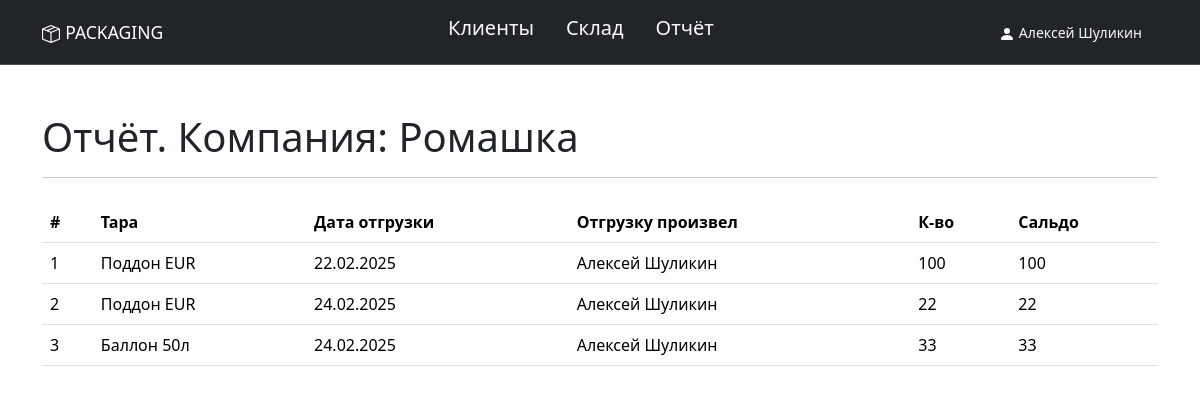
Screenshot of /reportclient/1/ (signed in) with the database file from the repository.
### users/models.py (models this page shows, shortened)
class User(AbstractUser):
    OPTION_ONE = 'admin'
    OPTION_TWO = 'manager'
    OPTION_THREE = 'worker'
    OPTIONS = [
        (OPTION_ONE, 'Администратор'),
        (OPTION_TWO, 'Менеджер'),
        (OPTION_THREE, 'Работник'),
    ]
    position = models.CharField(
        'Статус',
        max_length=10,
        choices=OPTIONS,
        default=OPTION_ONE
    )
    first_name = models.CharField(
        'Имя',
        max_length=50
    )
    last_name = models.CharField(
        'Фамилия',
        max_length=50
    )
    avatar = models.ImageField(
        'Аватар',
        upload_to='user/',
        blank=True, null=True
    )
    phone_number = models.CharField(
        'Телефон',
        max_length=15,
        blank=True,
        null=True
    )
    address = models.TextField(
        'Адрес',
        blank=True,
        null=True
    )
    email = models.EmailField(unique=True)
    created_at = models.DateTimeField("Дата создания", auto_now_add=True)
    updated_at = models.DateTimeField("Дата обновления", auto_now=True)
    class Meta:
        verbose_name = 'сотрудника'
        verbose_name_plural = 'Сотрудники'

class Client(models.Model):
    company_name = models.CharField(
        'Компания',
        max_length=100,
        blank=True,
        null=True
    )
    first_name = models.CharField(
        'Имя',
        max_length=50
    )
    last_name = models.CharField(
        'Фамилия',
        max_length=50,
        blank=True,
        null=True
    )
    phone_number = models.CharField(
        'Телефон',
        max_length=15,
        null=False,
        blank=False,
    )
    address = models.TextField(
        'Адрес',
        blank=True,
        null=True
    )
    class Meta:
        verbose_name = 'клиента'
        verbose_name_plural = 'Клиенты'
    created_at = models.DateTimeField("Дата создания", auto_now_add=True)
    updated_at = models.DateTimeField("Дата обновления", auto_now=True)

### registration/models.py (models this page shows, shortened)
class BaseClass(Model):
    packing = ForeignKey(
        Packing,
        on_delete=CASCADE,
        verbose_name='Тара',
    )
    user = ForeignKey(
        User,
        on_delete=CASCADE,
        verbose_name='Пользователь',
    )
    created_at = DateTimeField(
        'Дата записи',
        auto_now_add=True,
    )
    amount = IntegerField(
        'Количество',
        null=False,
        blank=False,
    )
    text = TextField(
        'Комментарий',
        null=True,
        blank=True,
    )
    class Meta:
        abstract = True

class Extradition(BaseClass):
    client = ForeignKey(
        Client,
        on_delete=CASCADE,
        verbose_name='Клиент',
    )
    balance_storage = IntegerField(
        'Остаток',
        null=False,
        blank=False,
    )
    class Meta:
        verbose_name = 'Выдача'
        verbose_name_plural = 'Выдача'

class Packing(Model):
    name = CharField(
        'Наименование',
        max_length=CHAR_MAX,
        db_index=True,
    )
    text = TextField(
        'Комментарий',
        null=True,
        blank=True,
    )
    balance = IntegerField(
        'в наличии',
        default=0,
    )
    class Meta:
        verbose_name = 'тару'
        verbose_name_plural = 'Тара'

### registration/views.py (the view)
@login_required
def report_table_client(request, client_id):
    client = get_object_or_404(Client, id=client_id)
    extradition = Extradition.objects.filter(
        client_id=client_id,
        balance_storage__gt=0
    ).select_related('client').order_by('client_id')
    page_obj = paginate_queryset(extradition, request, ELEMENT_PAGE)
    context = {
        'page_obj': page_obj,
        'client': client
    }
    return render(request, 'registration/report-client.html', context)

### registration/views.py (called while the page is built)
def paginate_queryset(queryset, request, items_per_page=ELEMENT_PAGE):
    paginator = Paginator(queryset, items_per_page)
    page_number = request.GET.get('page')
    return paginator.get_page(page_number)

### templates/registration/report-client.html (shortened to what this page needs)
{% extends "base.html" %}
{% load django_bootstrap5 %}
{% load bootstrap_icons %}
{% load static %}
{% block content %}
<main>
    <div class="container py-5">
        <h1 class="display-6" style="display: inline;">
            Отчёт. Компания: {{ client.company_name }}
        </h1>
        <hr>
        {% if page_obj %}
            <table class="table mt-4">
                <thead>
                    <tr>
                        <th>#</th>
                        <th>Тара</th>
                        <th>Дата отгрузки</th>
                        <th>Отгрузку произвел</th>
                        <th>К-во</th>
                        <th>Сальдо</th>
                    </tr>
                </thead>
                <tbody>
                    {% for extraditions in page_obj %}
                        <tr>
                            <td>{{ forloop.counter }}</td>
                            <td>{{ extraditions.packing.name }}</td>
                            <td>{{ extraditions.created_at|date:"d.m.Y" }}</td>
                            <td>{{ extraditions.user.get_full_name }}</td>
                            <td>{{ extraditions.amount }}</td>
                            <td>{{ extraditions.balance_storage }}</td>
                        </tr>
                    {% endfor %}
                </tbody>
            </table>
        {% else %}
            <strong>Статус:</strong> данные отсутствуют <hr>
        {% endif %}
    </div>
</main>
{% endblock %}

### templates/includes/header.html (shortened to what this page needs)
{% load static %}
{% load bootstrap_icons %}
<header>
  <nav class="navbar bg-dark border-bottom border-bottom-dark" data-bs-theme="dark">
    <div class="container">
      <a class="navbar-brand" href="{% url 'registration:index' %}">
        <small>PACKAGING</small>
      </a>
      <ul class="nav justify-content-center">
        {% if user.position == 'admin' %}
          <li class="nav-item">
            <a class="nav-link  link-light" href="{% url 'registration:clients' %}">
              <h5>Клиенты</h5>
            </a>
          </li>
          <li class="nav-item">
            <a class="nav-link  link-light" href="{% url 'registration:packing' %}">
              <h5>Склад</h5>
            </a>
          </li>
          <li class="nav-item">
            <a class="nav-link  link-light" href="{% url 'registration:report' %}">
              <h5>Отчёт</h5>
            </a>
          </li>
        {% endif %}
      </ul>
      <ul class="nav justify-content-end">
        {% if user.is_authenticated %}
            <div class="btn-group" role="group" aria-label="Basic outlined example">
              <a class="nav-link  link-light" href="{% url 'users:personal_account' user.id %}" >
                <svg xmlns="http://www.w3.org/2000/svg" width="16" height="16" fill="currentColor" class="bi bi-person-fill" viewBox="0 0 16 16">
                  <path d="M3 14s-1 0-1-1 1-4 6-4 6 3 6 4-1 1-1 1H3Zm5-6a3 3 0 1 0 0-6 3 3 0 0 0 0 6Z"/>
                </svg>
                <small>{{ user.first_name }} {{ user.last_name }}</small>
              </a>
            </div>
          {% else %}
            <div class="btn-group" role="group" aria-label="Basic outlined example">укцу
            </div>
          {% endif %}
      </ul>
    </div>
  </nav>
</header>

### rows the page displays
User: first_name "Алексей", last_name "Шуликин"
Client: company_name "Ромашка"
Extradition: packing.name "Поддон EUR", created_at "22.02.2025", user.get_full_name "Алексей Шуликин", amount "100", balance_storage "100"
Extradition: packing.name "Поддон EUR", created_at "24.02.2025", user.get_full_name "Алексей Шуликин", amount "22", balance_storage "22"
Extradition: packing.name "Баллон 50л", created_at "24.02.2025", user.get_full_name "Алексей Шуликин", amount "33", balance_storage "33"
